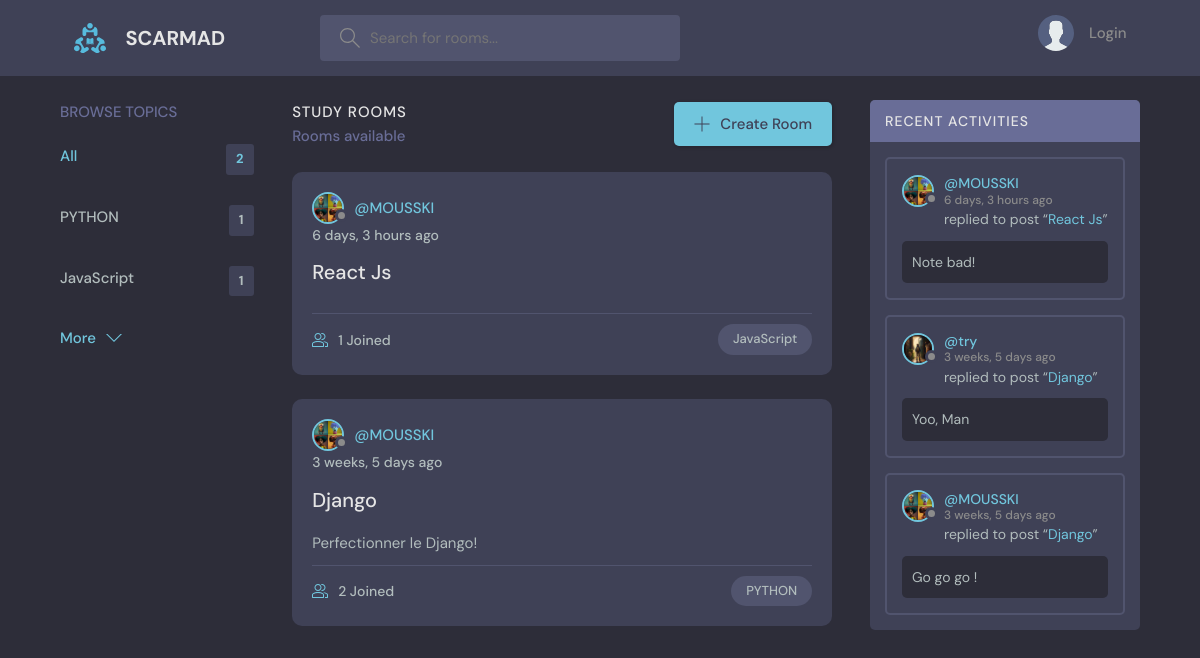
The page / on the database its author committed.
### base/models.py (models this page shows, shortened)
class Topic(models.Model):
    name = models.CharField(max_length=100)

class Room(models.Model):
    host = models.ForeignKey(User, models.SET_NULL, null=True, blank=True)
    topic = models.ForeignKey(Topic, models.SET_NULL, null=True, blank=True)
    name = models.CharField(max_length=200)
    description = models.TextField(null=True, blank=True)
    participants = models.ManyToManyField(
        User, related_name='participants', blank=True)
    updated = models.DateTimeField(auto_now=True)
    created = models.DateTimeField(auto_now_add=True)
    def __str__(self):  # permet de faire une representation en chaine de caractères de l'objet de modèle dans l'interface d'administration
        return self.name
    class Meta:  # utilisée pour fournir des options suplémentaires au modèle django
        ordering = ['-updated', '-created']

class User(AbstractUser): # AbstractUser = permet de personaliser le modèle d'utilisateur de base fourni par django
    name = models.CharField(max_length=200, null=True)
    email = models.EmailField(unique=True, null=True)
    bio = models.TextField(null=True)
    avatar = models.ImageField(null=True, default="avatar.svg")
    USERNAME_FIELD = 'email' # indique a Django que l'attribut 'email' doit être utilisé comme nom d'utilisateur a la place du champ "username
    REQUIRED_FIELDS = [] # champ supplémentaire

class Message(models.Model):
    user = models.ForeignKey(User, on_delete=models.CASCADE)
    room = models.ForeignKey(Room, on_delete=models.CASCADE)
    body = models.TextField()
    updated = models.DateTimeField(auto_now=True)
    created = models.DateTimeField(auto_now_add=True)
    class Meta:
        ordering = ['-updated', '-created']
    def __str__(self):
        return self.body[0:50] # [0:50] = retourne les 50 premiers caractères de l'attribut 'body'

### base/views.py (the view)
# urls.py: path('', views.home, name='home'),  # path('url', fonction, name=' ')
def home(request):
    q = request.GET.get('q') if request.GET.get('q') != None else '' # sinon la valeur de q sera '' mais pas None
    rooms = Room.objects.filter(Q(topic__name__icontains=q) | # | = signifie OU logigique
                                Q(name__icontains=q) | # Q = permet de créer des condition complexes dans un requète 'filter()' ou 'exclude()'
                                Q(description__icontains=q))
    topics = Topic.objects.all()[0:5] #permet de recuperer tout les données dans la class Room dans models
    rooms_count = rooms.count() # .count() = permet de compter les rooms
    room_messages = Message.objects.filter(Q(room__topic__name__icontains=q))
    context = {'rooms': rooms, 'topics': topics, 'rooms_count': rooms_count, 'room_messages': room_messages}
    return render(request, 'base/home.html', context) #render(render, 'fichier a partir du template', {variable}) = permet de relier au fichier de templates

### base/templates/base/home.html (shortened to what this page needs)
{% extends 'main.html' %} {% block content %}
<main class="layout layout--3">
  <div class="container">
    {% include 'base/topic_component.html' %}
    <div class="roomList">
      <div class="roomList__header">
        <div>
          <h2>Study Rooms</h2>
          <p>{{room_count}} Rooms available</p>
        </div>
        <a class="btn btn--main" href="{% url 'create-room' %}">
          <svg
            version="1.1"
            xmlns="http://www.w3.org/2000/svg"
            width="32"
            height="32"
            viewBox="0 0 32 32"
          >
            <title>add</title>
            <path
              d="M16.943 0.943h-1.885v14.115h-14.115v1.885h14.115v14.115h1.885v-14.115h14.115v-1.885h-14.115v-14.115z"
            ></path>
          </svg>
          Create Room
        </a>
      </div>
      {% include 'base/feed_component.html' %}
    </div>
    {% include 'base/activity_component.html' %}
  </div>
</main>
{% endblock content %}

### base/templates/base/topic_component.html
<div class="topics">
    <div class="topics__header">
      <h2>Browse Topics</h2>
    </div>
    <ul class="topics__list">
      <li>
        <a href="{% url 'home' %}" class="active">All <span>{{topics.count}}</span></a>
      </li>
      {% for topic in topics %}
      <li>
        <a href="{% url 'home' %}?q={{topic.name}}">{{topic.name}} <span>{{topic.room_set.all.count}}</span></a>
      </li>
      {% endfor %}
    </ul>
    <a class="btn btn--link" href="{% url 'topics' %}">
      More
      <svg version="1.1" xmlns="http://www.w3.org/2000/svg" width="32" height="32" viewBox="0 0 32 32">
        <title>chevron-down</title>
        <path d="M16 21l-13-13h-3l16 16 16-16h-3l-13 13z"></path>
      </svg>
    </a>
</div>

### base/templates/base/feed_component.html (shortened to what this page needs)
{% for room in rooms %}
<div class="roomListRoom">
  <div class="roomListRoom__header">
    {% if room.host %}
      <a href="{% url 'user-profile' room.host.id %}" class="roomListRoom__author">
        <div class="avatar avatar--small">
          <img src="{{room.host.avatar.url}}" />
        </div>
        <span>@{{room.host.username}}</span>
      </a>
    {% else %}
    <div class="avatar avatar--small">
        <img src="room.host.avatar.url" />
      </div>
      <span>@{{room.host.username}}</span>
    {% endif %}
  </div>
  <div class="roomListRoom__actions">
    <span>{{room.created|timesince}} ago</span>
  </div>
  <div class="roomListRoom__content">
    <a href="{% url 'room' room.id %}">{{room.name}}</a>
    <p>
     {{room.description}}
    </p>
  </div>
  <div class="roomListRoom__meta">
    <a href="{% url 'room' room.id %}" class="roomListRoom__joined">
      {{room.participants.all.count}} Joined
    </a>
    <p class="roomListRoom__topic">{{room.topic.name}}</p>
  </div>
</div>
{% endfor %}

### base/templates/base/activity_component.html (shortened to what this page needs)
<div class="activities">
    <div class="activities__header">
        <h2>Recent Activities</h2>
    </div>
    {% for message in room_messages %}
    <div class="activities__box">
        <div class="activities__boxHeader roomListRoom__header">
            <a href="{% url 'user-profile' message.user.id %}" class="roomListRoom__author">
            <div class="avatar avatar--small">
                <img src="{{message.user.avatar.url}}" />
            </div>
            <p>
                @{{message.user.username}}
                <span>{{message.created|timesince}} ago</span>
            </p>
            </a>
        </div>
        <div class="activities__boxContent">
            <p>replied to post “<a href="{% url 'room' message.room.id %}">{{message.room}}</a>”</p>
            <div class="activities__boxRoomContent">{{message}} </div>
        </div>
    </div>
    {% endfor %}
</div>

### rows shown on the page
Topic: name "PYTHON", room_set.all.count "1"
Topic: name "JavaScript", room_set.all.count "1"
Room: host.avatar (picture), host.username "MOUSSKI", created "6 days, 3 hours", name "React Js", participants.all.count "1", topic.name "JavaScript"
Room: host.avatar (picture), host.username "MOUSSKI", created "3 weeks, 5 days", name "Django", description "Perfectionner le Django!", participants.all.count "2", topic.name "PYTHON"
Message: user.avatar (picture), user.username "MOUSSKI", created "6 days, 3 hours", room "React Js", body "Note bad!"
Message: user.avatar (picture), user.username "try", created "3 weeks, 5 days", room "Django", body "Yoo, Man"
Message: user.avatar (picture), user.username "MOUSSKI", created "3 weeks, 5 days", room "Django", body "Go go go !"

### other values the page prints
{{ topics.count }} "2"
